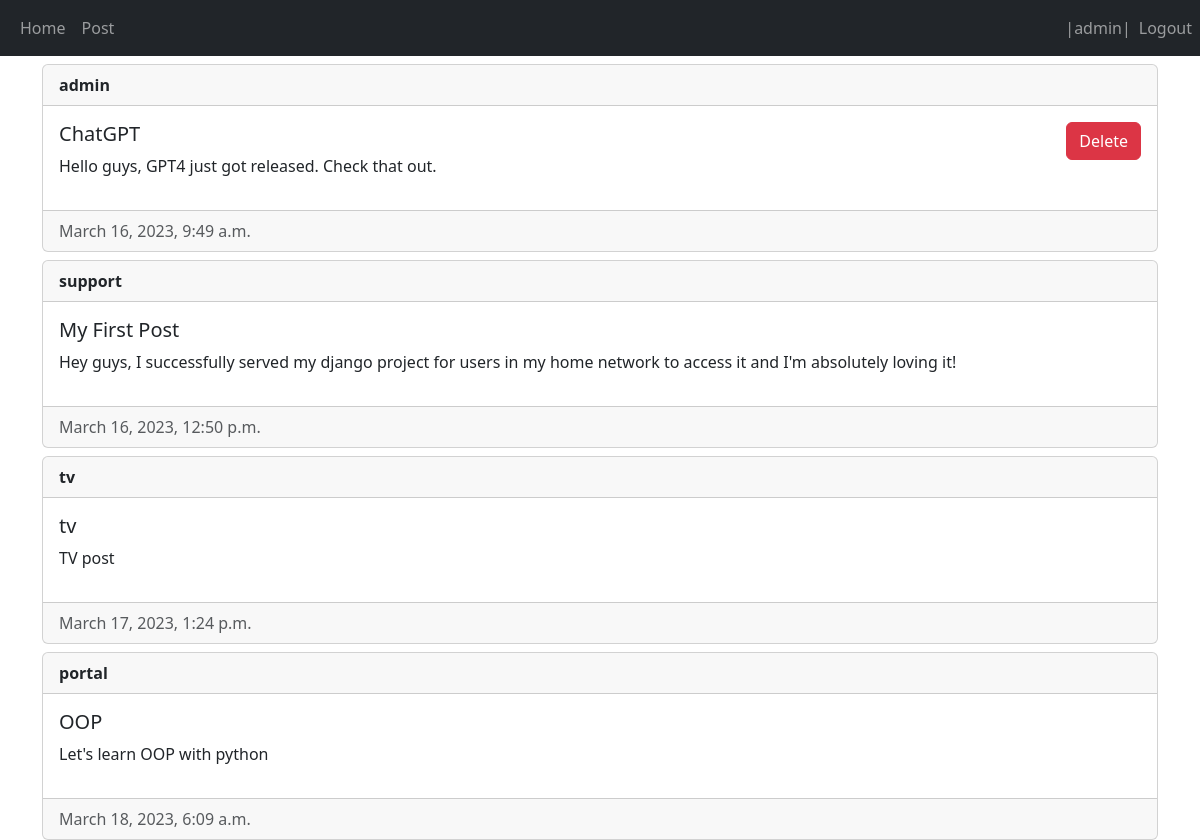
The page / (signed in) on the database its author committed.
### main/models.py (models this page shows, shortened)
class Post(models.Model):
    author = models.ForeignKey(User, on_delete=models.CASCADE)
    title = models.CharField(max_length=100)
    description = models.TextField()
    created_at = models.DateTimeField(auto_now_add=True)
    updated_at = models.DateTimeField(auto_now_add=True)

### main/views.py (the view)
# urls.py: path('', views.home, name = 'home'),
@login_required(login_url='/login')
def home(request):
    posts = Post.objects.all()
    if request.method == 'POST':
        post_id = request.POST.get('post-id')
        post = Post.objects.filter(id=post_id).first()
        if post and post.author == request.user:
            post.delete()
    return render(request, 'main/home.html', {'posts': posts})

### main/templates/main/home.html (shortened to what this page needs)
{% extends 'main/base.html' %}
{% block content %}
{% for post in posts %}
<div class = 'card mt-2'>
    <div class = 'card-header'><strong>{{ post.author.username }}</strong></div>
    <div class = 'card-body d-flex flex-row justify-content-between'>
        <div>
            <h5 class = 'card-title'>{{post.title}}</h5>
            <p>{{post.description}}</p>
        </div>
        <div>
            {% if user == post.author %}
                <form method="post">
                    <button type="submit" class="btn btn-danger" name="post-id" value="{{post.id}}">Delete</button>
                </form>
            {% endif %}
        </div>
    </div>
    <div class="card-footer text-muted">
        {{post.created_at}}
    </div>
</div>
{% empty %}
<p>No posts yet.</p>
{% endfor %}
{% endblock %}

### main/templates/main/base.html (shortened to what this page needs)
<!DOCTYPE html>
<html lang="en">
<head>
    <link href="https://cdn.jsdelivr.net/npm/bootstrap@5.3.0-alpha1/dist/css/bootstrap.min.css" rel="stylesheet">
</head>
<body>
    <nav class="navbar navbar-expand-lg navbar-dark bg-dark">
        <div class = 'container-fluid'>
            <div>
                <ul class="navbar-nav">
                    <li class="nav-item">
                        <a class="nav-link" href="/home">Home</a>
                    </li>
                    <li class="nav-item">
                        <a class="nav-link" href="/create-post">Post</a>
                    </li>
                </ul>
            </div>
        </div>
        <div>
            <ul class="navbar-nav">
                {% if user.is_authenticated %}
                <span class="navbar-text">|{{user.username}}|</span>
                <li class="nav-item">
                    <a class="nav-link" href="/logout">Logout</a>
                </li>
                {% else %}
                <li class="nav-item">
                    <a class="nav-link" href="/login">Login</a>
                </li>
                {% endif %}
            </ul>
        </div>
    </nav>
    <div class="container">
        {% block content %}
        {% endblock %}
    </div>
</body>
</html>

### rows shown on the page
Post: author.username "admin", title "ChatGPT", description "Hello guys, GPT4 just got released. Check that out.", {{ post.id }} 1 (drawn), created_at "March 16, 2023, 9:49 a.m."
Post: author.username "support", title "My First Post", description "Hey guys, I successfully served my django project for users in my home network to access it and I'm absolutely loving it!", created_at "March 16, 2023, 12:50 p.m."
Post: author.username "tv", title "tv", description "TV post", created_at "March 17, 2023, 1:24 p.m."
Post: author.username "portal", title "OOP", description "Let's learn OOP with python", created_at "March 18, 2023, 6:09 a.m."

### other values the page prints
{{ user.username }} "admin"
